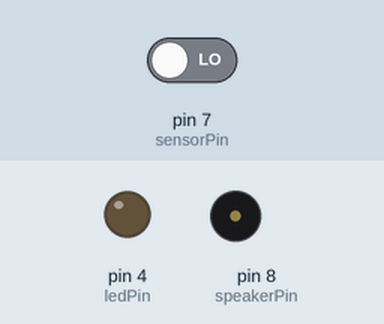
This sketch was run on a simulated Arduino Uno, built with avr-gcc and run on an emulated ATmega328P. On the bench: output pins drawn as LEDs (lit = HIGH), buzzer (waves = sounding). The inputs (shaded band) are chosen by the test bench; at power-on: pin 7 (sensorPin) LOW. Pins used as bus, display or sensor lines are not drawn; what the sketch prints to the serial monitor is not drawn.

Above: at 11.2 s.
11.3 s: pin 7 (sensorPin) driven HIGH
At 11.9 s:
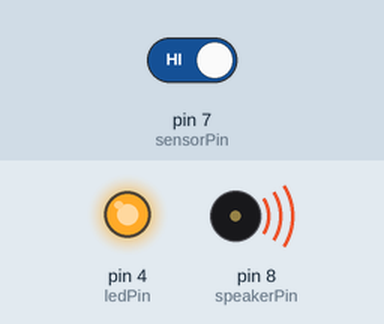
At 12.55 s:
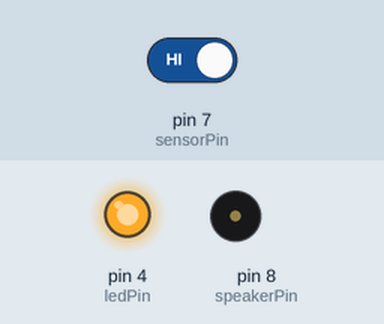
Timing chart, 0 to 20.3 s (numbered marks = the images above; inputs shaded):
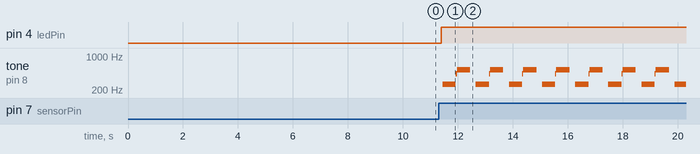

Measured:
- after the input at 11.3 s, pin 4 (ledPin): LOW → HIGH after 0.10 s; tone on pin 8 (speakerPin): silent → 261 Hz after 0.15 s, then repeats every 1.2 s: 430 Hz 0.04 s, 521 Hz 0.48 s, silent 0.21 s, 261 Hz 0.48 s

The sketch:

motionsensor.ino
```cpp
int sensorPin =  7;
int ledPin = 4;
int speakerPin = 8;

void setup() {
  pinMode(ledPin, OUTPUT);
  pinMode(speakerPin, OUTPUT);
  Serial.begin(9600);
  Serial.println("Warming up...");
  for(int i = 1; i <= 10; i++) {
    Serial.print(20-i);
    Serial.println(" seconds remaining");
    delay(1000);
  }
}

void loop() {
  if(digitalRead(sensorPin) == 1) {
    digitalWrite(ledPin, HIGH);
    playNote('c', 500);
  } else {
    digitalWrite(ledPin, LOW);
  }
  delay(200);
}


void playTone(int tone, int duration) {
  for(long i = 0; i < duration * 1000L; i += tone * 2) {
    digitalWrite(speakerPin, HIGH);
    delayMicroseconds(tone);
    digitalWrite(speakerPin, LOW);
    delayMicroseconds(tone);
  }
}

void playNote(char note, int duration) {
  char names[] = {'c', 'd', 'e', 'f', 'g', 'a', 'b', 'c'};
  int tones[] = { 1915, 1700, 1519, 1432, 1275, 1136, 1014, 956 };
  for(int i = 0; i < 8; i++) {
   if(names[i] == note) {
    playTone(tones[i], duration);
   }
  }
}
```
